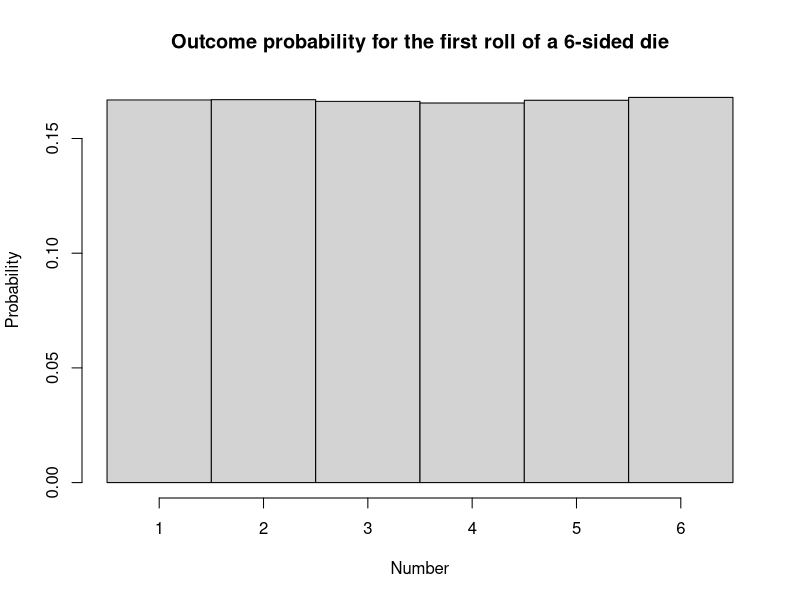
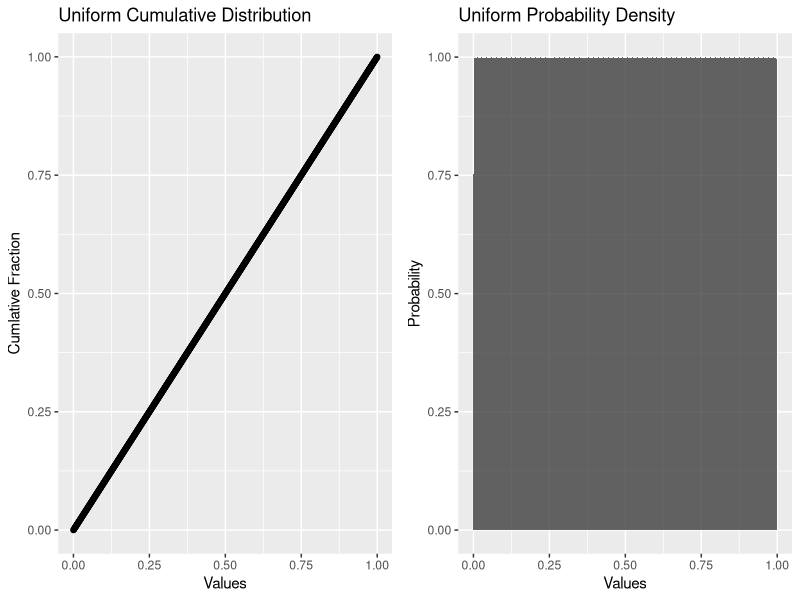
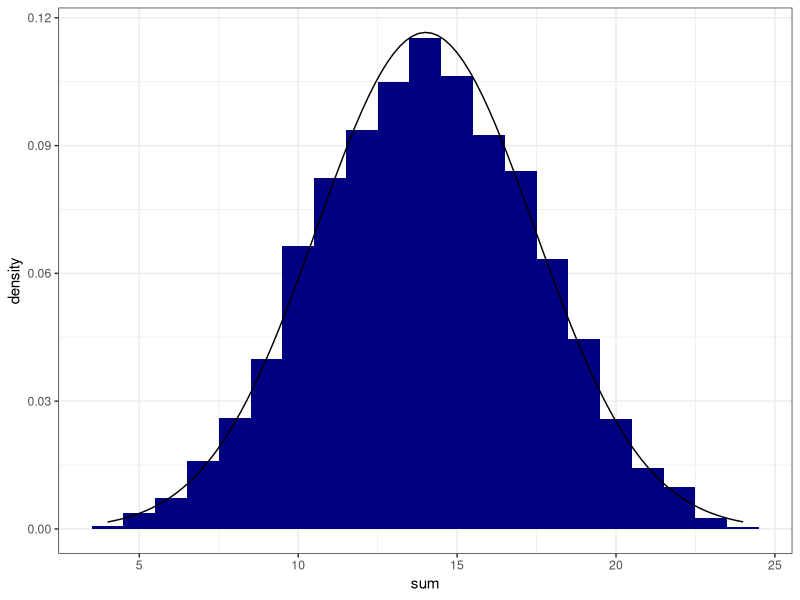
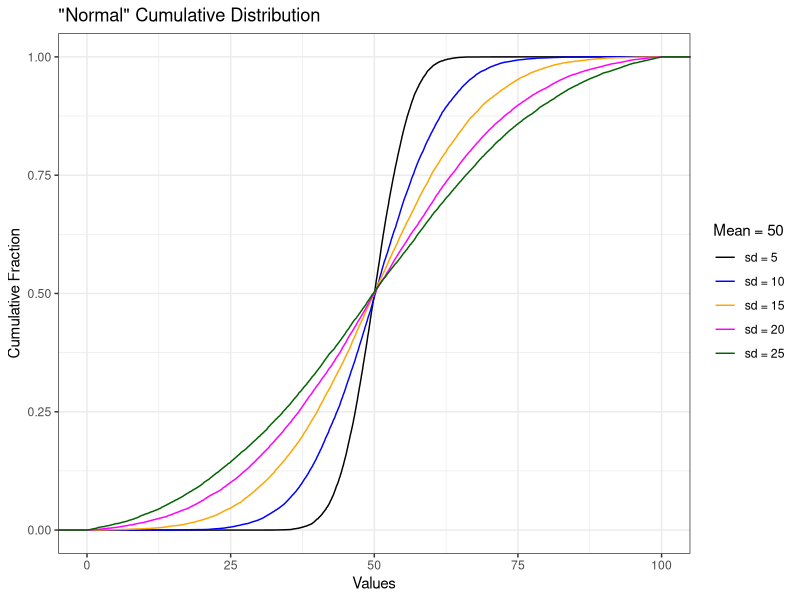
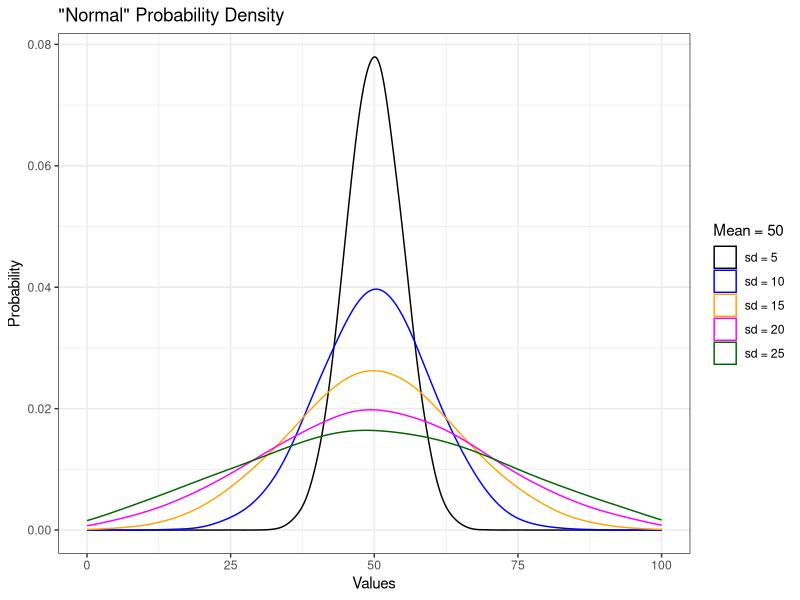
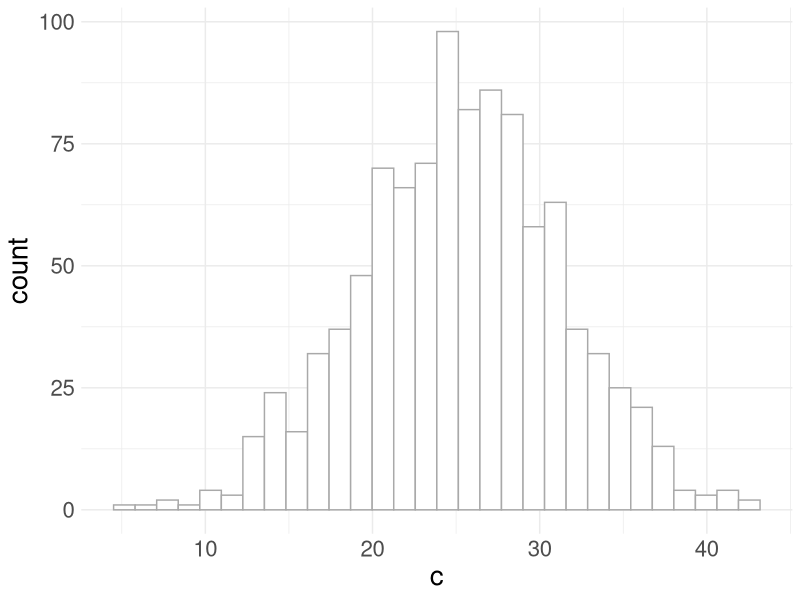
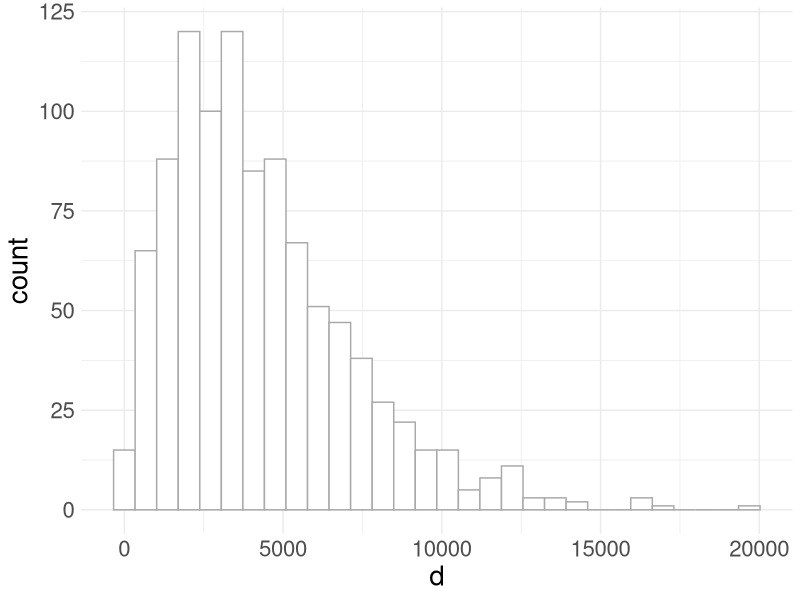
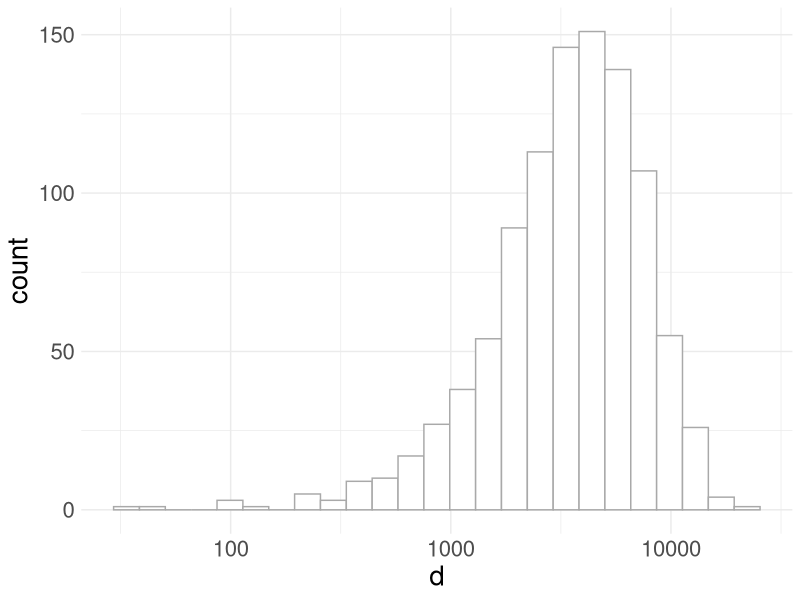

These figures' R source, in order:
## ---- chunk 1
library(tidyverse)
library(gridExtra)
library(grid)
knitr::opts_chunk$set(echo = TRUE)
## ---- chunk 2
#create a uniform distribition for the first roll of a 6-sided die
six_sided <- ceiling(runif(10e4, min=0, max=6))

#create a histogram of the probability density for a uniform distribution 
hist(six_sided, 
      breaks = c(0.5, 1.5, 2.5, 3.5, 4.5, 5.5, 6.5), 
      freq = FALSE,
      xlab = "Number",
      ylab = "Probability",
      main = "Outcome probability for the first roll of a 6-sided die")
## ---- chunk 3
unif_dist2<-tibble(data = seq(0,1,0.001), 
                  quant = seq(0,1,0.001))
                  

unif_cdf <- ggplot(data = unif_dist2) +
  geom_point(aes(x=quant, y = data)) +
  labs(title = "Uniform Cumulative Distribution",
       y ="Cumlative Fraction",
       x = "Values")

unif_hist <- ggplot(data = unif_dist2) +
  stat_density(aes(x = data),
                 outline.type = "full",
               kernel = "gaussian",
               n = 4096,
               alpha = 0.75,
               bw = .001) +
  labs(title = "Uniform Probability Density",
       y = "Probability",
       x = "Values")

grid.arrange(unif_cdf, unif_hist, ncol=2)

## ---- chunk 4
#sample a uniform distribution between 0 and 6, replicate 1000 times
#use 'ceiling' function to round up results
four_dice <- tibble(sum = replicate(10000, runif(4, min=0, max=6) %>% 
                         ceiling() %>% 
                         sum() #sum the result
                       ))
plot_normal1 <- ggplot(data = four_dice)+
  geom_histogram(aes(x = sum, after_stat(density)),
                 bins = 21,
                 fill = "navy") + 
  stat_function(fun = dnorm, n = 101, 
                args = list(
                  mean = mean(four_dice$sum), 
                  sd = sd(four_dice$sum)
                  )
                ) +
  theme_bw()
plot_normal1
## ---- chunk 5
norm2 <- tibble(a = rnorm(n = 20000, mean = 50, sd = 5),
                b = rnorm(n = 20000, mean = 50, sd = 10),
                c = rnorm(n = 20000, mean = 50, sd = 15),
                d = rnorm(n = 20000, mean = 50, sd = 20),
                e = rnorm(n = 20000, mean = 50, sd = 25))

ggplot(data = norm2) +
  stat_ecdf(aes(x = a, color = "sd = 5")) +
  stat_ecdf(aes(x = b, color = "sd = 10")) +
  stat_ecdf(aes(x = c, color = "sd = 15")) +
  stat_ecdf(aes(x = d, color = "sd = 20")) +
  stat_ecdf(aes(x = e, color = "sd = 25")) +
  xlim(0,100) +
  labs(title = "\"Normal\" Cumulative Distribution",
       x = "Values",
       y = "Cumulative Fraction") +
  scale_color_manual(values = c("black", "blue", "orange", "magenta", "darkgreen"), 
                     breaks=c("sd = 5","sd = 10","sd = 15", "sd = 20", "sd = 25"),
                     name = "Mean = 50") +
  theme_bw()

ggplot(data = norm2) +
  geom_density(aes(x = a, color = "sd = 5"),
               adjust = 2) +
  geom_density(aes(b, color = "sd = 10"),
               adjust = 2) +
  geom_density(aes(c, color = "sd = 15"),
               adjust = 2) +
  geom_density(aes(d, color = "sd = 20"),
               adjust = 2) +
  geom_density(aes(e, color = "sd = 25"),
               adjust = 2) +
  xlim(0,100) +
  labs(title = "\"Normal\" Probability Density",
       x = "Values",
       y = "Probability") +
  scale_color_manual(values = c("black", "blue", "orange", "magenta", "darkgreen"), 
                     breaks=c("sd = 5","sd = 10","sd = 15", "sd = 20", "sd = 25"),
                     name = "Mean = 50") +
  theme_bw() 


## ---- chunk 6
#create two variables that are normally distributed
normal_data <- tibble(a = rnorm(n=1000, mean = 15, sd = 5),
                   b = rnorm(n=1000, mean = 10, sd = 3))
## ---- chunk 7
#add those variables together and you get a normal distribution
normal_data %>% mutate(c = a + b) -> normal_data

ggplot2::ggplot(data = normal_data) + 
  geom_histogram(aes(c),
                 bins = 30,
                 fill = "white",
                 color = "darkgrey") +
  theme_minimal() +
  theme(text = element_text(size=20))
ggsave("./images/hist_a_b.png", dpi = 150)
## ---- chunk 8
#multiply together three normal variables
normal_data %>% 
  mutate(d = sample(a*b*c, 1000)) -> log_data

ggplot2::ggplot(data = log_data) + 
  geom_histogram(aes(d),
                 bins = 30,
                 fill = "white",
                 color = "darkgrey") +
  theme_minimal() +
  theme(text = element_text(size=20))
ggsave("./images/hist_skew_out.png", dpi = 150)
## ---- chunk 9
#plot the same data on a log scale (x axis)

ggplot2::ggplot(data = log_data) + 
  geom_histogram(aes(d),
                 bins = 25,
                 fill = "white",
                 color = "darkgrey") +
  theme_minimal() +
  scale_x_log10() +
  theme(text = element_text(size=20))
ggsave("./images/hist_skew_out_logx.png", dpi = 150)
